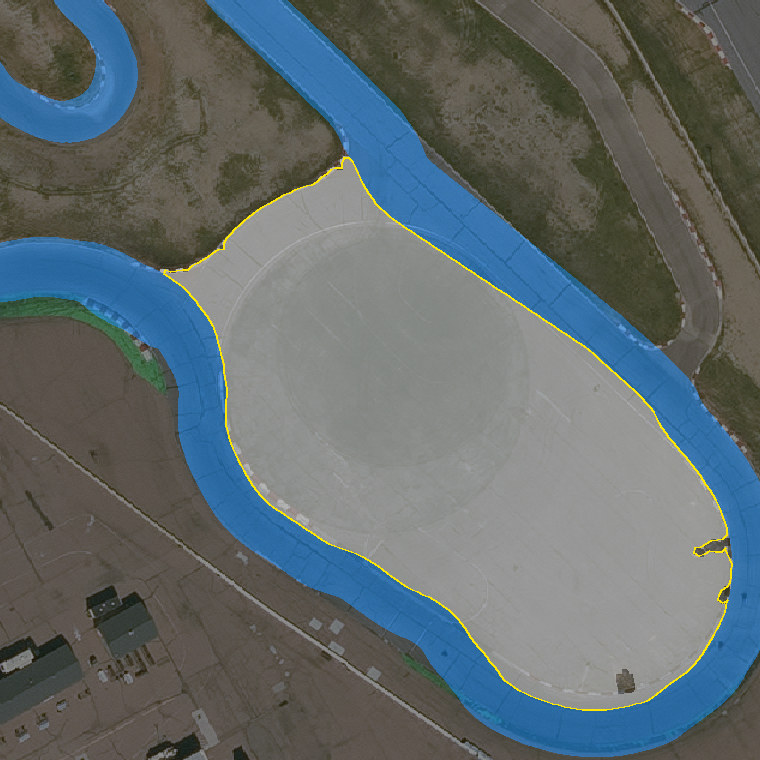

Python code for this plot:
"""The skid pad's paved outline (ledger 0085, furniture pass 1, 0.2.1): the lot the road course runs round the long way,
its interior the big concrete circle and the asphalt to its south-east, unbuilt ground until now.

THE OUTLINE: junction_pads.py's pavement rule (NAIP 2023 grey x the 2018 lidar's asphalt-dark intensity, or a red / white
kerb) on its GRID_M grid over a box round the lot, the infield road's own ribbon taken out (its centre line +- half its
width + the route.edge strip, CURB_M: the road and its edge strip are the road's), the component holding the circle's
centre traced, smoothed and resampled with draft_pads' helpers (draft_pad_outline's numbers). The pad is that outline:
tools/author_bespoke_blend.py pads (a strip from its centre to the outline), its cells over the road left out.

    python tracks/pikes-peak/source/lidar/infield/skid_pad.py <workshop project> --naip <crop png> \
        --lidar D:/k10-scratch/pp_lidar/infield.npz --centre E,N --out <prefix>

Writes <prefix>.json {"outline_en", "outline_lonlat", "centre_en", "area_m2", ...} and <prefix>.png.
"""
from __future__ import annotations

import argparse
import json
import math
import sys
from pathlib import Path

import numpy as np
from PIL import Image, ImageDraw
from scipy import ndimage
from scipy.spatial import cKDTree

HERE = Path(__file__).resolve().parent
sys.path.insert(0, str(HERE))
from junction_pads import Crop, fill_small_holes, SAT_MAX, VEG_SAT, HOLE_MAX_M2  # noqa: E402,F401

AIROSO = HERE.parents[4]
sys.path.insert(0, str(AIROSO))
from tools import draft_pads as dp  # noqa: E402
from tools import draft_pad_outline as dpo  # noqa: E402

HALF_M = 95.0         # [invented] the box round the lot's centre the read covers (the lot is ~150 x 75 m)
CURB_M = 1.3          # route.edge's strip: curb_face_w 0.1 + sidewalk_w 0.2 + grade_w 1.0 (track.config.json)


def main(argv=None):
    ap = argparse.ArgumentParser()
    ap.add_argument("project")
    ap.add_argument("--naip", required=True)
    ap.add_argument("--lidar", required=True)
    ap.add_argument("--centre", required=True)
    ap.add_argument("--out", required=True)
    a = ap.parse_args(argv)
    proj = Path(a.project)
    loc = json.loads((proj / "data" / "centerline.local.json").read_text(encoding="utf-8"))
    conns = json.loads((proj / "data" / "connectors.local.json").read_text(encoding="utf-8"))["connectors"]
    crop = Crop(Path(a.naip), loc["origin"])
    cE, cN = (float(v) for v in a.centre.split(","))
    G = dpo.GRID_M
    n = int(round(2 * HALF_M / G))
    xs = cE - HALF_M + (np.arange(n) + 0.5) * G
    ys = cN + HALF_M - (np.arange(n) + 0.5) * G
    gx, gy = np.meshgrid(xs, ys)
    L = np.load(a.lidar)
    g = L["cls"] == 2
    E, N, I = L["e"][g], L["n"][g], L["inten"][g].astype(float)
    win = (np.abs(E - cE) < HALF_M + 3) & (np.abs(N - cN) < HALF_M + 3)
    E, N, I = E[win], N[win], I[win]
    tree = cKDTree(np.c_[E, N])
    # the threshold: the infield road's own points against the vegetation (junction_pads' rule, the road for the lane)
    road_pts = np.vstack([np.array([[q[0], q[2]] for q in c["points_xyz_m"]]) for c in conns])
    dd, _ = cKDTree(road_pts).query(np.c_[E, N])
    veg = crop.sat[crop.ij(E, N)] > VEG_SAT
    on, off = float(np.median(I[dd < 2.0])), float(np.median(I[veg]))
    thr = (on + off) / 2.0
    idx = tree.query_ball_point(np.c_[gx.ravel(), gy.ravel()], dpo.MEAN_R_M)
    val = np.array([I[q].mean() if len(q) else np.nan for q in idx]).reshape(n, n)
    mask = (crop.grey(gx, gy) & (np.isnan(val) | (val < thr))) | crop.kerb(gx, gy)
    mask = ndimage.binary_closing(mask, structure=np.ones((5, 5)))
    mask = ndimage.binary_opening(mask, structure=np.ones((3, 3)))
    mask = fill_small_holes(mask, G, HOLE_MAX_M2)
    # the road's own: every connector's ribbon and edge strip
    road = np.zeros_like(mask)
    for c in conns:
        P = [(q[0], q[2]) for q in c["points_xyz_m"]]
        W = c["widths_m"]
        for k in range(len(P) - 1):
            road |= dp.segment_band(P[k], P[k + 1], gx, gy, W[k] / 2.0 + CURB_M)
    keep = mask & ~road
    lab, _ = ndimage.label(keep)
    ci, cj = int((cN + HALF_M - cN) / G), int((cE - (cE - HALF_M)) / G)
    if not lab[ci, cj]:
        raise SystemExit("skid_pad: the centre is not on pavement off the road")
    region = lab == lab[ci, cj]
    if region[0].any() or region[-1].any() or region[:, 0].any() or region[:, -1].any():
        raise SystemExit("skid_pad: the region reaches the box's edge (it leaks past the lot)")
    ring = dp.trace_boundary(region.tolist(), xs.tolist(), ys.tolist())
    ring = dp.smooth_ring(ring, dpo.SMOOTH_M)
    ring = dp.resample_ring(ring, dpo.STEP_M * 2)
    area = abs(sum(ring[i - 1][0] * ring[i][1] - ring[i][0] * ring[i - 1][1] for i in range(len(ring)))) / 2.0
    cx = sum(p[0] for p in ring) / len(ring)
    cy = sum(p[1] for p in ring) / len(ring)
    # star-shaped from its centroid (the pad is a fan from it): every outline point visible from the centre
    blocked = 0
    for x, y in ring[::4]:
        for t in np.linspace(0.05, 0.95, 19):
            px_, py_ = cx + (x - cx) * t, cy + (y - cy) * t
            i_, j_ = int((cN + HALF_M - py_) / G), int((px_ - (cE - HALF_M)) / G)
            if not region[i_, j_]:
                blocked += 1
                break
    lon0, lat0 = float(loc["origin"]["lon"]), float(loc["origin"]["lat"])
    m_lat, m_lon = crop.m_lat, crop.m_lon
    rec = {"_doc": __doc__.split("\n\n")[0], "centre_en": [round(cx, 2), round(cy, 2)],
           "outline_en": [[round(x, 3), round(y, 3)] for x, y in ring],
           "outline_lonlat": [[round(lon0 + x / m_lon, 8), round(lat0 + y / m_lat, 8)] for x, y in ring],
           "centre_lonlat": [round(lon0 + cx / m_lon, 8), round(lat0 + cy / m_lat, 8)],
           "area_m2": round(area, 1), "rays_blocked_of_sampled": [blocked, len(ring[::4])],
           "source": {"naip": crop.item, "lidar": "CO_Eastern_ElPaso_2018 class-2 intensity (infield.npz)",
                      "intensity_road_median": round(on), "intensity_vegetation_median": round(off), "threshold": round(thr),
                      "road_cut": f"every connector's ribbon + {CURB_M} m strip", "method": "tracks/pikes-peak/source/lidar/infield/skid_pad.py"}}
    Path(a.out + ".json").write_text(json.dumps(rec, indent=1), encoding="utf-8")
    jj, ii = crop.ij(gx, gy)
    rgb = crop.rgb[jj, ii] * 0.55
    rgb[region] = rgb[region] * 0.5 + 110
    rgb[road] = rgb[road] * 0.7 + np.array([0, 60, 120])
    img = Image.fromarray(np.clip(rgb, 0, 255).astype(np.uint8))
    d = ImageDraw.Draw(img)
    r_ = [((x - (cE - HALF_M)) / G, ((cN + HALF_M) - y) / G) for x, y in ring]
    d.line(r_ + [r_[0]], fill=(255, 230, 0), width=2)
    img.save(a.out + ".png")
    print(f"[skid-pad] {len(ring)} outline points, {area:.0f} m2, centre ({cx:.1f}, {cy:.1f}); intensity road {on:.0f} / "
          f"vegetation {off:.0f} -> {thr:.0f}; rays from the centre blocked: {blocked} of {len(ring[::4])} -> {a.out}.json")
    return 0


if __name__ == "__main__":
    sys.exit(main())
